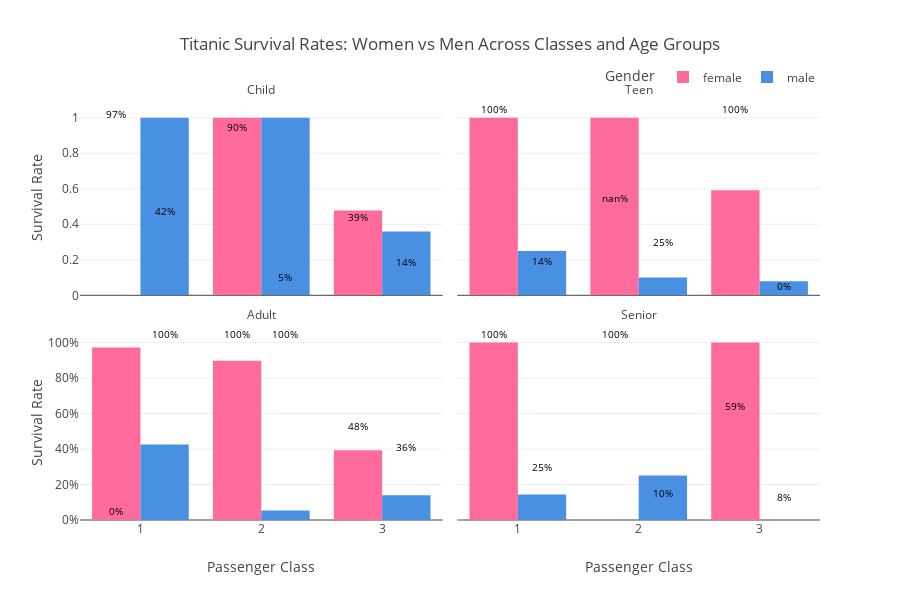

The notebook cell this image was saved under:
### Markdown cell above
For this exercise you will analyze survival patterns on the Titanic by looking at passenger class, sex, and age group. Name the function survival_demographics().

1. Create a new column in the Titanic dataset that classifies passengers into age categories (i.e., a pandas category series). The categories should be:

        Child (up to 12)
        Teen (13–19)
        Adult (20–59)
        Senior (60+)
Hint: The pd.cut() function might come in handy here.

2. Group the passengers by class, sex, and age group.

3. For each group, calculate:

        The total number of passengers, n_passengers
        The number of survivors, n_survivors
        The survival rate, survival_rate
4. Return a table that includes the results for all combinations of class, sex, and age group.

5. Order the results so they are easy to interpret.

6. Come up with a clear question that your results table makes you curious about (e.g., “Did women in first class have a higher survival rate than men in other classes?”). Write this question in your app.py file above the call to your visualization function, using st.write("Your Question Here").

7. Create a Plotly visualization in a function named visualize_demographic() that directly addresses your question by returning a Plotly figure (e.g., fig = px. ...). You are free to choose the chart type that you think best communicates the findings. Be creative — try different approaches, compare them, and ensure that your chart clearly answers the question you posed.

### Code cell
import streamlit as st
import pandas as pd
import plotly.express as px
import plotly.graph_objects as go

# Load Titanic dataset
df = pd.read_csv('https://raw.githubusercontent.com/leontoddjohnson/datasets/main/data/titanic.csv')

def survival_demographics():
    """
    Analyze survival patterns by passenger class, sex, and age group.
    Returns a DataFrame with passenger counts, survivor counts, and survival rates.
    """
    # Create age categories using pd.cut()
    bins = [0, 12, 19, 59, 100]
    labels = ['Child', 'Teen', 'Adult', 'Senior']
    df['age_group'] = pd.cut(df['Age'], bins=bins, labels=labels, right=True)
    
    # Group by class, sex, and age group
    grouped = df.groupby(['Pclass', 'Sex', 'age_group']).agg(
        n_passengers=('PassengerId', 'count'),
        n_survivors=('Survived', 'sum')
    ).reset_index()
    
    # Calculate survival rate
    grouped['survival_rate'] = (grouped['n_survivors'] / grouped['n_passengers']).round(3)
    
    # Order results for easy interpretation
    grouped = grouped.sort_values(['Pclass', 'Sex', 'age_group'])
    
    return grouped

def visualize_demographic():
    """
    Create a visualization with distinct colors for men and women
    showing survival rates across passenger classes and age groups.
    """
    data = survival_demographics()
    
    # Create a grouped bar chart with distinct colors for genders
    fig = px.bar(
        data,
        x='Pclass',
        y='survival_rate',
        color='Sex',
        facet_col='age_group',
        facet_col_wrap=2,
        title='Titanic Survival Rates: Women vs Men Across Classes and Age Groups',
        labels={
            'survival_rate': 'Survival Rate',
            'Pclass': 'Passenger Class',
            'Sex': 'Gender',
            'age_group': 'Age Group'
        },
        category_orders={
            'Pclass': [1, 2, 3],
            'Sex': ['female', 'male'],
            'age_group': ['Child', 'Teen', 'Adult', 'Senior']
        },
        barmode='group',
        color_discrete_map={
            'female': '#FF6B9C',  
            'male': '#4A90E2'    
        }
    )
    
    # Customize the layout
    fig.update_layout(
        yaxis_tickformat=',.0%',
        yaxis_range=[0, 1.1],
        height=600,
        showlegend=True,
        legend=dict(
            orientation="h",
            yanchor="bottom",
            y=1.02,
            xanchor="right",
            x=1
        )
    )
    
    # Update facet labels to be more readable
    fig.for_each_annotation(lambda a: a.update(text=a.text.split("=")[-1]))
    
    # Add value labels on bars
    for i, row in data.iterrows():
        class_offset = -0.2 if row['Sex'] == 'female' else 0.2
        facet_col = ['Child', 'Teen', 'Adult', 'Senior'].index(row['age_group'])
        
        fig.add_annotation(
            x=row['Pclass'] + class_offset,
            y=row['survival_rate'] + 0.05,
            text=f"{row['survival_rate']:.0%}",
            showarrow=False,
            font=dict(size=10, color='black'),
            xref=f"x{facet_col+1 if facet_col > 0 else ''}",
            yref=f"y{facet_col+1 if facet_col > 0 else ''}"
        )
    
    return fig

visualize_demographic()

### Figure 1 — Plotly figure (JSON) as saved in the notebook; plotly's stock layout.template omitted (floating-point values rounded to 4 significant figures)
{"data": [{"alignmentgroup": "True", "hovertemplate": "Gender=female<br>Age Group=Child<br>Passenger Class=%{x}<br>Survival Rate=%{y}<extra></extra>", "legendgroup": "female", "marker": {"color": "#FF6B9C", "pattern": {"shape": ""}}, "name": "female", "offsetgroup": "female", "orientation": "v", "showlegend": true, "textposition": "auto", "type": "bar", "x": [1, 2, 3], "xaxis": "x3", "y": [0.0, 1.0, 0.478], "yaxis": "y3"}, {"alignmentgroup": "True", "hovertemplate": "Gender=female<br>Age Group=Teen<br>Passenger Class=%{x}<br>Survival Rate=%{y}<extra></extra>", "legendgroup": "female", "marker": {"color": "#FF6B9C", "pattern": {"shape": ""}}, "name": "female", "offsetgroup": "female", "orientation": "v", "showlegend": false, "textposition": "auto", "type": "bar", "x": [1, 2, 3], "xaxis": "x4", "y": [1.0, 1.0, 0.591], "yaxis": "y4"}, {"alignmentgroup": "True", "hovertemplate": "Gender=female<br>Age Group=Adult<br>Passenger Class=%{x}<br>Survival Rate=%{y}<extra></extra>", "legendgroup": "female", "marker": {"color": "#FF6B9C", "pattern": {"shape": ""}}, "name": "female", "offsetgroup": "female", "orientation": "v", "showlegend": false, "textposition": "auto", "type": "bar", "x": [1, 2, 3], "xaxis": "x", "y": [0.971, 0.897, 0.393], "yaxis": "y"}, {"alignmentgroup": "True", "hovertemplate": "Gender=female<br>Age Group=Senior<br>Passenger Class=%{x}<br>Survival Rate=%{y}<extra></extra>", "legendgroup": "female", "marker": {"color": "#FF6B9C", "pattern": {"shape": ""}}, "name": "female", "offsetgroup": "female", "orientation": "v", "showlegend": false, "textposition": "auto", "type": "bar", "x": [1, 2, 3], "xaxis": "x2", "y": [1.0, NaN, 1.0], "yaxis": "y2"}, {"alignmentgroup": "True", "hovertemplate": "Gender=male<br>Age Group=Child<br>Passenger Class=%{x}<br>Survival Rate=%{y}<extra></extra>", "legendgroup": "male", "marker": {"color": "#4A90E2", "pattern": {"shape": ""}}, "name": "male", "offsetgroup": "male", "orientation": "v", "showlegend": true, "textposition": "auto", "type": "bar", "x": [1, 2, 3], "xaxis": "x3", "y": [1.0, 1.0, 0.36], "yaxis": "y3"}, {"alignmentgroup": "True", "hovertemplate": "Gender=male<br>Age Group=Teen<br>Passenger Class=%{x}<br>Survival Rate=%{y}<extra></extra>", "legendgroup": "male", "marker": {"color": "#4A90E2", "pattern": {"shape": ""}}, "name": "male", "offsetgroup": "male", "orientation": "v", "showlegend": false, "textposition": "auto", "type": "bar", "x": [1, 2, 3], "xaxis": "x4", "y": [0.25, 0.1, 0.079], "yaxis": "y4"}, {"alignmentgroup": "True", "hovertemplate": "Gender=male<br>Age Group=Adult<br>Passenger Class=%{x}<br>Survival Rate=%{y}<extra></extra>", "legendgroup": "male", "marker": {"color": "#4A90E2", "pattern": {"shape": ""}}, "name": "male", "offsetgroup": "male", "orientation": "v", "showlegend": false, "textposition": "auto", "type": "bar", "x": [1, 2, 3], "xaxis": "x", "y": [0.425, 0.053, 0.14], "yaxis": "y"}, {"alignmentgroup": "True", "hovertemplate": "Gender=male<br>Age Group=Senior<br>Passenger Class=%{x}<br>Survival Rate=%{y}<extra></extra>", "legendgroup": "male", "marker": {"color": "#4A90E2", "pattern": {"shape": ""}}, "name": "male", "offsetgroup": "male", "orientation": "v", "showlegend": false, "textposition": "auto", "type": "bar", "x": [1, 2, 3], "xaxis": "x2", "y": [0.143, 0.25, 0.0], "yaxis": "y2"}], "layout": {"annotations": [{"showarrow": false, "text": "Adult", "x": 0.245, "xanchor": "center", "xref": "paper", "y": 0.465, "yanchor": "bottom", "yref": "paper"}, {"showarrow": false, "text": "Senior", "x": 0.755, "xanchor": "center", "xref": "paper", "y": 0.465, "yanchor": "bottom", "yref": "paper"}, {"showarrow": false, "text": "Child", "x": 0.245, "xanchor": "center", "xref": "paper", "y": 1.0, "yanchor": "bottom", "yref": "paper"}, {"showarrow": false, "text": "Teen", "x": 0.755, "xanchor": "center", "xref": "paper", "y": 1.0, "yanchor": "bottom", "yref": "paper"}, {"font": {"color": "black", "size": 10}, "showarrow": false, "text": "0%", "x": 0.8, "xref": "x", "y": 0.05, "yref": "y"}, {"font": {"color": "black", "size": 10}, "showarrow": false, "text": "100%", "x": 0.8, "xref": "x2", "y": 1.05, "yref": "y2"}, {"font": {"color": "black", "size": 10}, "showarrow": false, "text": "97%", "x": 0.8, "xref": "x3", "y": 1.021, "yref": "y3"}, {"font": {"color": "black", "size": 10}, "showarrow": false, "text": "100%", "x": 0.8, "xref": "x4", "y": 1.05, "yref": "y4"}, {"font": {"color": "black", "size": 10}, "showarrow": false, "text": "100%", "x": 1.2, "xref": "x", "y": 1.05, "yref": "y"}, {"font": {"color": "black", "size": 10}, "showarrow": false, "text": "25%", "x": 1.2, "xref": "x2", "y": 0.3, "yref": "y2"}, {"font": {"color": "black", "size": 10}, "showarrow": false, "text": "42%", "x": 1.2, "xref": "x3", "y": 0.475, "yref": "y3"}, {"font": {"color": "black", "size": 10}, "showarrow": false, "text": "14%", "x": 1.2, "xref": "x4", "y": 0.193, "yref": "y4"}, {"font": {"color": "black", "size": 10}, "showarrow": false, "text": "100%", "x": 1.8, "xref": "x", "y": 1.05, "yref": "y"}, {"font": {"color": "black", "size": 10}, "showarrow": false, "text": "100%", "x": 1.8, "xref": "x2", "y": 1.05, "yref": "y2"}, {"font": {"color": "black", "size": 10}, "showarrow": false, "text": "90%", "x": 1.8, "xref": "x3", "y": 0.947, "yref": "y3"}, {"font": {"color": "black", "size": 10}, "showarrow": false, "text": "nan%", "x": 1.8, "xref": "x4", "y": null, "yref": "y4"}, {"font": {"color": "black", "size": 10}, "showarrow": false, "text": "100%", "x": 2.2, "xref": "x", "y": 1.05, "yref": "y"}, {"font": {"color": "black", "size": 10}, "showarrow": false, "text": "10%", "x": 2.2, "xref": "x2", "y": 0.15, "yref": "y2"}, {"font": {"color": "black", "size": 10}, "showarrow": false, "text": "5%", "x": 2.2, "xref": "x3", "y": 0.103, "yref": "y3"}, {"font": {"color": "black", "size": 10}, "showarrow": false, "text": "25%", "x": 2.2, "xref": "x4", "y": 0.3, "yref": "y4"}, {"font": {"color": "black", "size": 10}, "showarrow": false, "text": "48%", "x": 2.8, "xref": "x", "y": 0.528, "yref": "y"}, {"font": {"color": "black", "size": 10}, "showarrow": false, "text": "59%", "x": 2.8, "xref": "x2", "y": 0.641, "yref": "y2"}, {"font": {"color": "black", "size": 10}, "showarrow": false, "text": "39%", "x": 2.8, "xref": "x3", "y": 0.443, "yref": "y3"}, {"font": {"color": "black", "size": 10}, "showarrow": false, "text": "100%", "x": 2.8, "xref": "x4", "y": 1.05, "yref": "y4"}, {"font": {"color": "black", "size": 10}, "showarrow": false, "text": "36%", "x": 3.2, "xref": "x", "y": 0.41, "yref": "y"}, {"font": {"color": "black", "size": 10}, "showarrow": false, "text": "8%", "x": 3.2, "xref": "x2", "y": 0.129, "yref": "y2"}, {"font": {"color": "black", "size": 10}, "showarrow": false, "text": "14%", "x": 3.2, "xref": "x3", "y": 0.19, "yref": "y3"}, {"font": {"color": "black", "size": 10}, "showarrow": false, "text": "0%", "x": 3.2, "xref": "x4", "y": 0.05, "yref": "y4"}], "barmode": "group", "height": 600, "legend": {"orientation": "h", "title": {"text": "Gender"}, "tracegroupgap": 0, "x": 1, "xanchor": "right", "y": 1.02, "yanchor": "bottom"}, "showlegend": true, "title": {"text": "Titanic Survival Rates: Women vs Men Across Classes and Age Groups"}, "xaxis": {"anchor": "y", "categoryarray": [1, 2, 3], "categoryorder": "array", "domain": [0, 0.49], "title": {"text": "Passenger Class"}}, "xaxis2": {"anchor": "y2", "categoryarray": [1, 2, 3], "categoryorder": "array", "domain": [0.51, 1], "matches": "x", "title": {"text": "Passenger Class"}}, "xaxis3": {"anchor": "y3", "domain": [0, 0.49], "matches": "x", "showticklabels": false}, "xaxis4": {"anchor": "y4", "domain": [0.51, 1], "matches": "x", "showticklabels": false}, "yaxis": {"anchor": "x", "domain": [0, 0.465], "range": [0, 1.1], "tickformat": ",.0%", "title": {"text": "Survival Rate"}}, "yaxis2": {"anchor": "x2", "domain": [0, 0.465], "matches": "y", "showticklabels": false}, "yaxis3": {"anchor": "x3", "domain": [0.535, 1.0], "matches": "y", "title": {"text": "Survival Rate"}}, "yaxis4": {"anchor": "x4", "domain": [0.535, 1.0], "matches": "y", "showticklabels": false}}}
